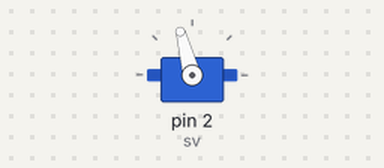
Bench run of a sketch on a simulated Arduino Uno, built with avr-gcc and run on an emulated ATmega328P. Shown: servo.

Above: at 0.05 s.
At 8.0 s:
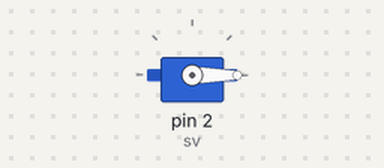
Timing chart, 0 to 10.4 s (numbered marks = the images above):
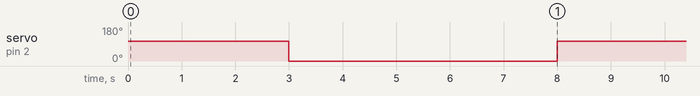

Measured:
- by itself, servo on pin 2 (sv): alternates 105° for 3.0 s and 0° for 5.0 s

The sketch:

servo_check.ino
```cpp
#include <Servo.h>
Servo sv;
void setup()
{
 sv.attach(2, 800, 2300);
}

void loop()
{
// for( int i = 0; i < 180; i++ ){
//   sv.write(i);
//   delayMicroseconds(4166);
// }
// delay(1000);
//for( int i = 2300; i >= 800; i-- ){
//   sv.writeMicroseconds(i);
//   delay(1);
// }
sv.write(105);
 delay(3000);
 sv.write(0);
 delay(5000);

}
```
